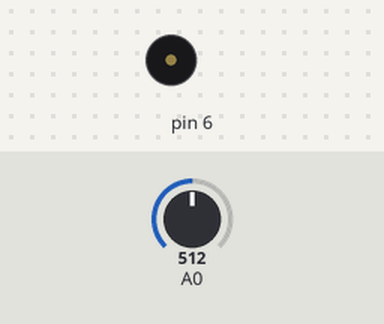
This sketch was run on a simulated Arduino Uno, built with avr-gcc and run on an emulated ATmega328P. Shown: buzzer (waves = sounding). The inputs (shaded band) are chosen by the test bench; at power-on: A0 = 512. What the sketch prints to the serial monitor is not drawn.

Above: at 0.35 s.
Timing chart, 0 to 3.0 s (numbered marks = the images above):
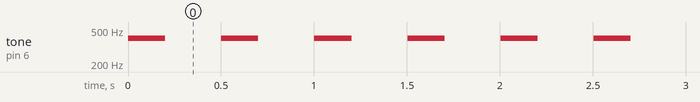

The sketch:

LAB_8_Infrared_Sensor_Spec.2.ino
```cpp
void setup() {
  pinMode(A0, INPUT);
  Serial.begin(9600);
  pinMode(6, OUTPUT);
}

void loop() {
  int volt;
  volt = map(analogRead(A0), 0, 1023, 0, 1023);
  Serial.print(0.0001936428309 * volt *volt + 0.06987226424 * volt - 14.32575223);
  Serial.println(" ");
  tone(6,400);
  delay(200);
  noTone(6);
  delay(300);
}
```

Measured:
- by itself, tone on pin 6: alternates 400 Hz for 0.20 s and silent for 0.30 s
